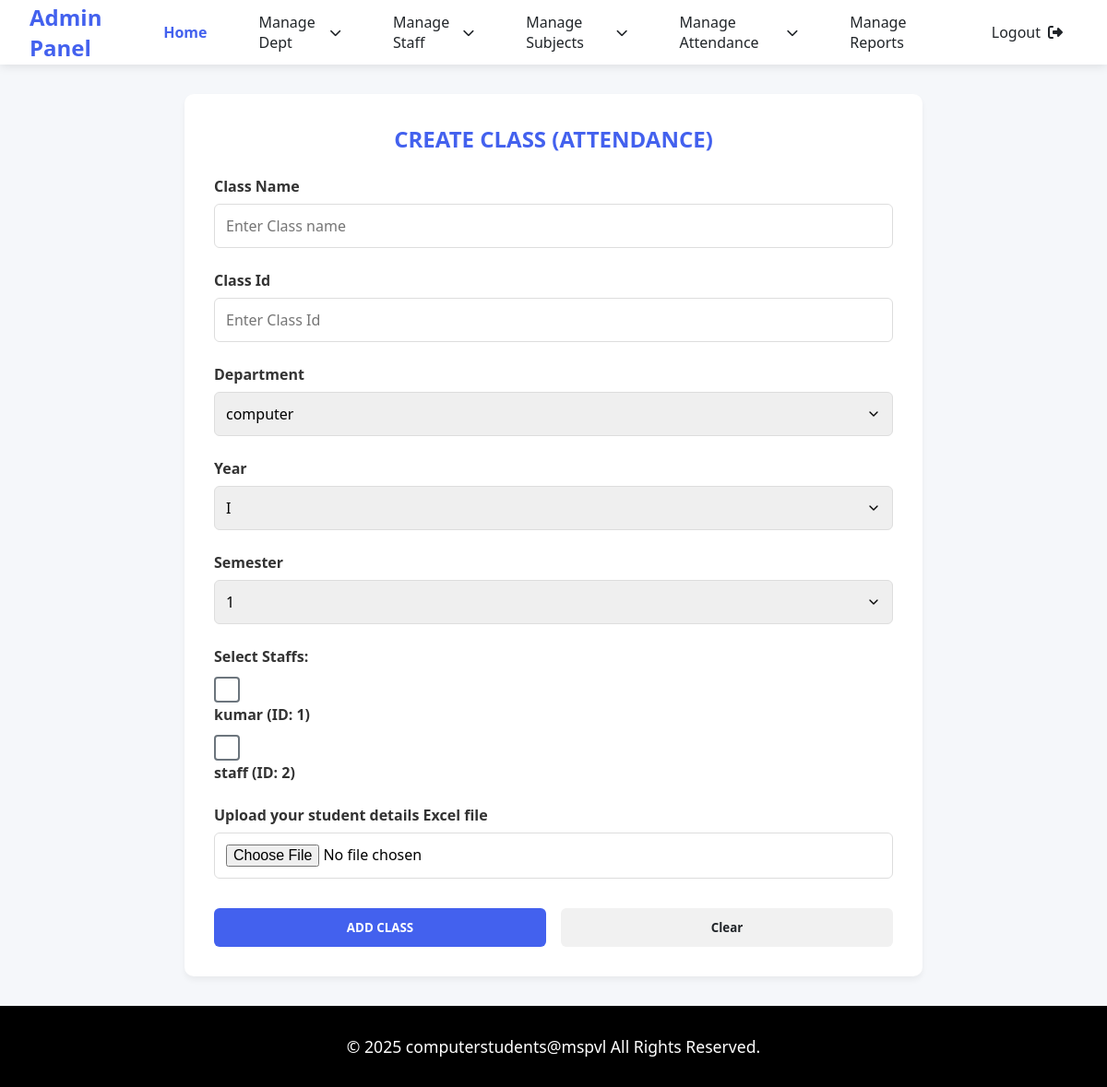
The page /insert_class on the database as committed earlier.
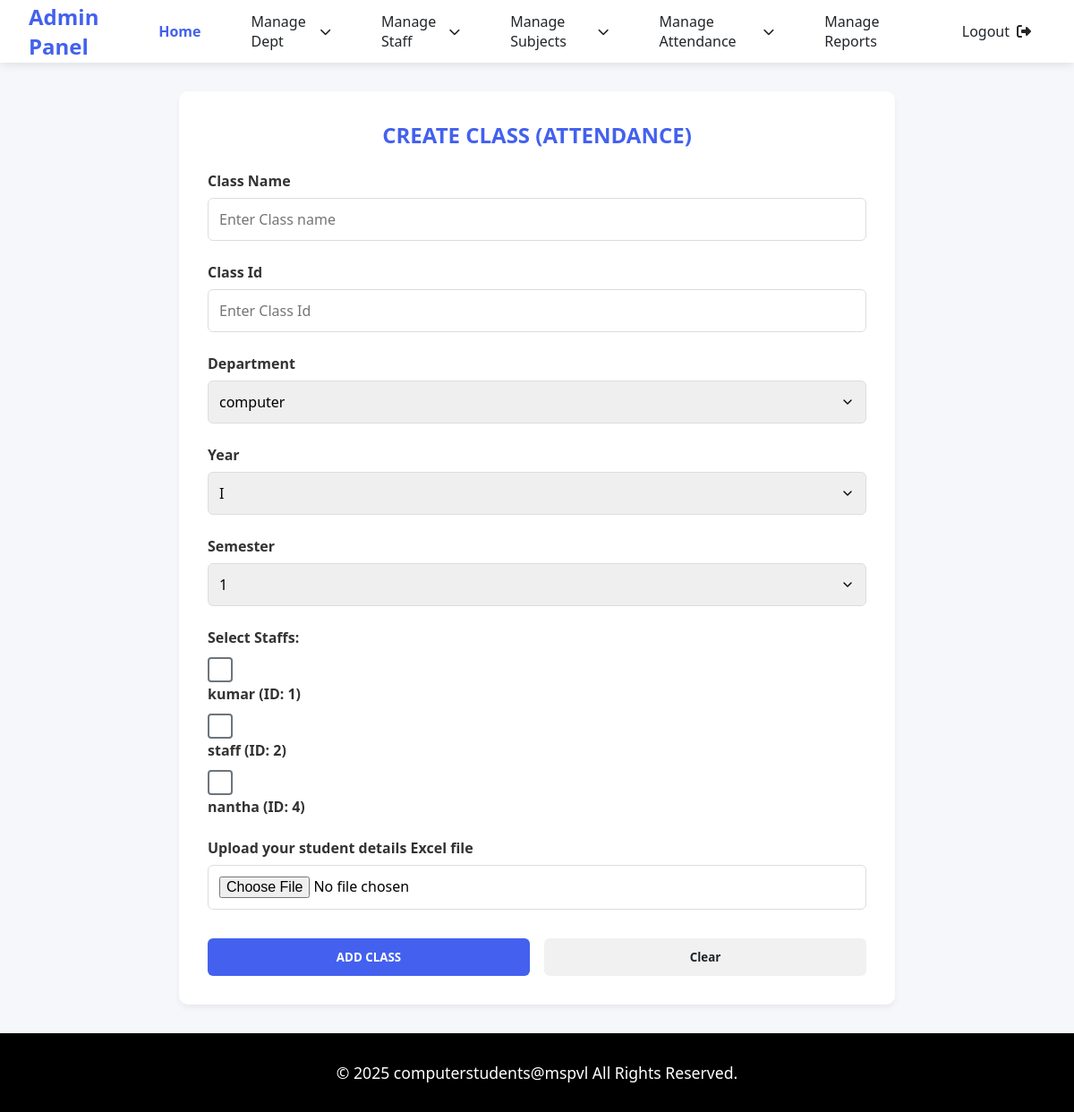
The same page on the database as committed later.
### tables this page shows
CREATE TABLE "users_tb" (
	"userid"	INTEGER NOT NULL UNIQUE,
	"username"	TEXT NOT NULL,
	"dept"	TEXT NOT NULL,
	"pass"	TEXT NOT NULL,
	PRIMARY KEY("userid")
);

### app.py (the view)
@app.route("/insert_class", methods=["GET", "POST"])
def insert_class():
    con = sqlite3.connect('spm_db.db')
    cur = con.cursor()
    if request.method == "POST":
        classid = request.form.get('classid')
        classname = request.form.get('classname')
        dept = request.form.get('dept')
        year = request.form.get('year')
        semester = request.form.get('sem')
        file = request.files.get('file')
        selected_staffsid = request.form.getlist('staffsid')
        if not all([classid, classname, dept, year, semester, selected_staffsid, file]):
            flash("All fields are required", "danger")
            return redirect(url_for('insert_class'))
        try:
            cur.execute("""
                INSERT INTO classes_tb (classid, classname, dept, year, sem, staffsid)
                VALUES (?, ?, ?, ?, ?, ?)
            """, (classid, classname, dept, year, semester, ",".join(selected_staffsid)))
            create_table_query = f"CREATE TABLE IF NOT EXISTS {classname} (slno INTEGER, rollno INTEGER,name VARCHAR(50),present INTEGER, absent INTEGER,date VARCHAR(50),day VARCHAR(50))"
            cur.execute(create_table_query)
            df = pd.read_excel(file)
            df = df[['rollno','name','email']]
            df['dept'] = dept
            df['year'] = year
            df['classid'] = classid
            df['classname'] = classname
            df.to_sql("students_tb", con, if_exists='append', index=False)
            con.commit()
            flash("Class Added Successfully!", "success")
        except sqlite3.IntegrityError:
            flash("Class Name or Id already exists!", "danger")
        except Exception as e:
            flash(f"Error in Insertion: {str(e)}", "danger")
        finally:
            con.close()
            return redirect(url_for('insert_class'))
    else:
        cur.execute('SELECT deptname FROM dept_tb')
        departments = [row[0] for row in cur.fetchall()]
        cur.execute('SELECT userid, username FROM users_tb')
        staff_list = cur.fetchall()
        con.close()
        return render_template("admin/class_entry_form.html", departments=departments,staff_list=staff_list)

### templates/admin/class_entry_form.html (shortened to what this page needs)
<!DOCTYPE html>
<html lang="en">
<head>
    <link rel="stylesheet" href="https://cdnjs.cloudflare.com/ajax/libs/font-awesome/6.4.0/css/all.min.css">
    <link rel="stylesheet" href="static/css/style.css">
</head>
<body>
    <nav class="navbar">
        <a href="#" class="navbar-brand">Admin Panel</a>
        <div class="nav-menu">
            <a href="{{url_for('admin_dashboard')}}" class="nav-item active">Home</a>
            <div class="dropdown">
                <a href="#" class="nav-item dropdown-toggle">Manage Dept</a>
            </div>
            <div class="dropdown">
                <a href="#" class="nav-item dropdown-toggle">Manage Staff</a>
            </div>
            <div class="dropdown">
                <a href="#" class="nav-item dropdown-toggle">Manage Subjects</a>
            </div>
            <div class="dropdown">
                <a href="#" class="nav-item dropdown-toggle">Manage Attendance</a>
            </div>
            <a href="report_generate_form.html" class="nav-item">Manage Reports</a>
            <a href="{{url_for('login')}}"class="nav-item" id="logout-link">
                <span>Logout</span>
                <i class="fas fa-sign-out-alt"></i>
            </a>
        </div>
    </nav>
    <div class="main-content">
        <form action="#" method="POST" class="form-container" enctype="multipart/form-data">
            <div class="label">CREATE CLASS (ATTENDANCE)</div>
            <div class="input-group">
                <label for="class-name">Class Name</label>
                <input type="text" id="class-name" placeholder="Enter Class name" name="classname" required>
            </div>
            <div class="input-group">
                <label for="class-id">Class Id</label>
                <input type="number" id="class-id" placeholder="Enter Class Id" name="classid" required>
            </div>
            <div class="input-group">
                <label for="dept">Department</label>
                <select id="dept" name="dept">
                    {% for department in departments %}
                        <option>{{ department }}</option>
                    {% endfor %}
                </select>
            </div>
            <div class="input-group">
                <label for="year">Year</label>
                <select id="year" name="year">
                    <option>I</option>
                </select>
            </div>
            <div class="input-group">
                <label for="sem">Semester</label>
                <select id="sem" name="sem">
                    <option>1</option>
                </select>
            </div>
            <div class="input-group">
                <label>Select Staffs:</label>
                <div class="staff-checkboxes">
                    {% for staff in staff_list %}
                    <div class="staff-option">
                        <input type="checkbox" id="staff_{{ staff[0] }}" name="staffsid" value="{{ staff[0] }}">
                        <label for="staff_{{ staff[0] }}">{{ staff[1] }} (ID: {{ staff[0] }})</label>
                    </div>
                    {% endfor %}
                </div>
            </div>
            <div class="input-group">
                <label for="file">Upload your student details Excel file</label>
                <input type="file" name="file" accept=".xlsx, .xls" class="file-upload" required>
            </div>
            <div class="button-group">
                <button type="submit" class="submit-btn">ADD CLASS</button>
                <button type="reset" class="clear-btn">Clear</button>
            </div>
        </form>
    </div>
    <footer class="footer">
        <p class="copyright">© 2025 computerstudents@mspvl All Rights Reserved.</p>
    </footer>
</body>
</html>

Rows that differ between the two databases and show on the page:
added users_tb: username "nantha", userid "4"
